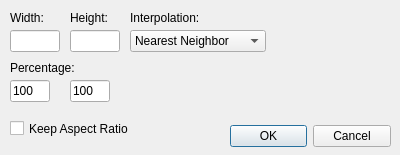
<?xml version="1.0" encoding="UTF-8"?>
<ui version="4.0">
 <class>DialogResize</class>
 <widget class="QDialog" name="DialogResize">
  <property name="geometry">
   <rect>
    <x>0</x>
    <y>0</y>
    <width>400</width>
    <height>155</height>
   </rect>
  </property>
  <property name="windowTitle">
   <string>Resize</string>
  </property>
  <widget class="QDialogButtonBox" name="buttonBox">
   <property name="geometry">
    <rect>
     <x>230</x>
     <y>120</y>
     <width>161</width>
     <height>32</height>
    </rect>
   </property>
   <property name="orientation">
    <enum>Qt::Horizontal</enum>
   </property>
   <property name="standardButtons">
    <set>QDialogButtonBox::Cancel|QDialogButtonBox::Ok</set>
   </property>
  </widget>
  <widget class="QLineEdit" name="widthLineEdit">
   <property name="geometry">
    <rect>
     <x>10</x>
     <y>30</y>
     <width>50</width>
     <height>22</height>
    </rect>
   </property>
   <property name="maxLength">
    <number>5</number>
   </property>
  </widget>
  <widget class="QLineEdit" name="heightLineEdit">
   <property name="geometry">
    <rect>
     <x>70</x>
     <y>30</y>
     <width>50</width>
     <height>22</height>
    </rect>
   </property>
   <property name="maxLength">
    <number>5</number>
   </property>
  </widget>
  <widget class="QLabel" name="widthLabel">
   <property name="geometry">
    <rect>
     <x>10</x>
     <y>10</y>
     <width>41</width>
     <height>16</height>
    </rect>
   </property>
   <property name="text">
    <string>Width:</string>
   </property>
  </widget>
  <widget class="QLabel" name="heightLabel">
   <property name="geometry">
    <rect>
     <x>70</x>
     <y>10</y>
     <width>41</width>
     <height>16</height>
    </rect>
   </property>
   <property name="text">
    <string>Height:</string>
   </property>
  </widget>
  <widget class="QComboBox" name="interpolationComboBox">
   <property name="geometry">
    <rect>
     <x>130</x>
     <y>30</y>
     <width>136</width>
     <height>22</height>
    </rect>
   </property>
   <item>
    <property name="text">
     <string>Nearest Neighbor</string>
    </property>
   </item>
   <item>
    <property name="text">
     <string>Bilinear</string>
    </property>
   </item>
  </widget>
  <widget class="QLabel" name="label">
   <property name="geometry">
    <rect>
     <x>130</x>
     <y>10</y>
     <width>116</width>
     <height>16</height>
    </rect>
   </property>
   <property name="text">
    <string>Interpolation:</string>
   </property>
  </widget>
  <widget class="QCheckBox" name="aspectRatioCheckBox">
   <property name="geometry">
    <rect>
     <x>10</x>
     <y>120</y>
     <width>121</width>
     <height>17</height>
    </rect>
   </property>
   <property name="text">
    <string>Keep Aspect Ratio</string>
   </property>
  </widget>
  <widget class="QLabel" name="perecentageLabel">
   <property name="geometry">
    <rect>
     <x>10</x>
     <y>60</y>
     <width>106</width>
     <height>16</height>
    </rect>
   </property>
   <property name="sizePolicy">
    <sizepolicy hsizetype="Preferred" vsizetype="Preferred">
     <horstretch>0</horstretch>
     <verstretch>0</verstretch>
    </sizepolicy>
   </property>
   <property name="text">
    <string>Percentage:</string>
   </property>
  </widget>
  <widget class="QLineEdit" name="percentageWidthLineEdit">
   <property name="geometry">
    <rect>
     <x>10</x>
     <y>80</y>
     <width>40</width>
     <height>22</height>
    </rect>
   </property>
   <property name="text">
    <string>100</string>
   </property>
   <property name="maxLength">
    <number>4</number>
   </property>
  </widget>
  <widget class="QLineEdit" name="percentageHeightLineEdit">
   <property name="geometry">
    <rect>
     <x>70</x>
     <y>80</y>
     <width>40</width>
     <height>22</height>
    </rect>
   </property>
   <property name="text">
    <string>100</string>
   </property>
   <property name="maxLength">
    <number>4</number>
   </property>
  </widget>
 </widget>
 <resources/>
 <connections>
  <connection>
   <sender>buttonBox</sender>
   <signal>accepted()</signal>
   <receiver>DialogResize</receiver>
   <slot>accept()</slot>
   <hints>
    <hint type="sourcelabel">
     <x>248</x>
     <y>254</y>
    </hint>
    <hint type="destinationlabel">
     <x>157</x>
     <y>274</y>
    </hint>
   </hints>
  </connection>
  <connection>
   <sender>buttonBox</sender>
   <signal>rejected()</signal>
   <receiver>DialogResize</receiver>
   <slot>reject()</slot>
   <hints>
    <hint type="sourcelabel">
     <x>316</x>
     <y>260</y>
    </hint>
    <hint type="destinationlabel">
     <x>286</x>
     <y>274</y>
    </hint>
   </hints>
  </connection>
 </connections>
</ui>
